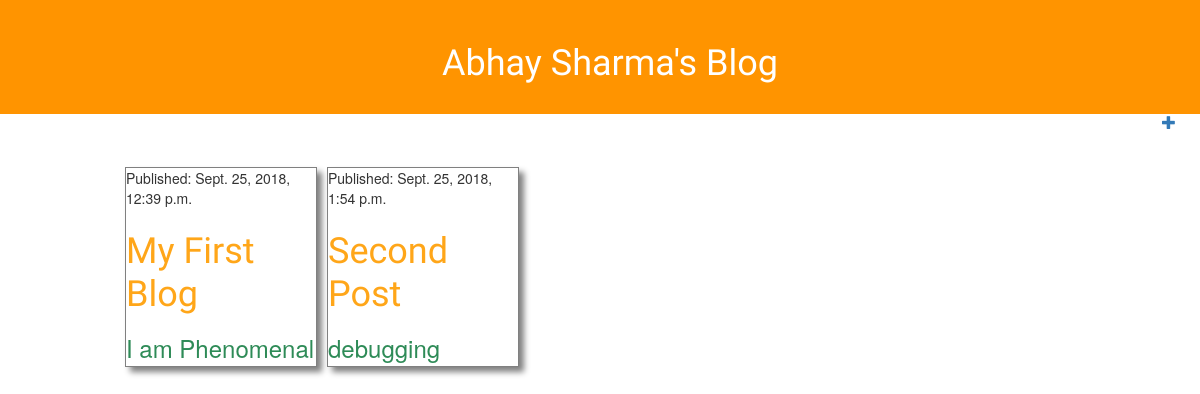
The page / on the database its author committed.
### blog/models.py (models this page shows, shortened)
class Post(models.Model):
    author = models.ForeignKey('auth.user',on_delete=models.CASCADE)
    post_title = models.CharField(max_length=1000)
    short_description = models.TextField(default="I  am  Phenomenal")
    post_body = models.TextField()
    published_date = models.DateTimeField(blank=True, null=True)
    created_date = models.DateTimeField(default=timezone.now)

### blog/views.py (the view)
# urls.py: path('',  views.post_list, name='post'),
def post_list(request):
    posts =Post.objects.filter(published_date__lte=timezone.now()).order_by('created_date')
    return render(request,'blog/index.html', {'posts': posts})

### blog/templates/blog/index.html (shortened to what this page needs)
{% extends 'blog/base.html' %}
{% load  static %}
  {% block heading %}
   <div id="Post">
       <h1 id="Page_title"><a href="/"><span id="blogt">Abhay Sharma's Blog</span></a></h1>
        </div>
  {% endblock %}
   {% block body %}
         <a href="{% url 'post_new' %}" class="top-menu"><span class="glyphicon glyphicon-plus" style="float: right;margin-right: 2%"></span></a>
        <div  id="main-box">
            {% for post in  posts %}
                <div  id="box">
                <div class="inbox">
                 <p id="date">Published: {{ post.published_date }}</p>
                <h1 id="title"><a href="{% url 'post_details' pk=post.pk%}">{{ post.post_title }}</a></h1>
                <h3 id="short-description">{{ post.short_description|linebreaksbr }}</h3>
                </div>
                </div>
            {% endfor %}
        </div>
    {% endblock %}

### blog/static/css/style.css (style rules this page uses)
body,html { margin: 0; padding: 0; }
h1 a { color: #FFa619; font-family: 'Lobster',sans-serif,'Ubuntu', 'Lucida Grande', 'Lucida Sans Unicode', 'Geneva', 'Verdana', sans-serif; }
#Post { background-color: #ff9400; margin-top: 0; padding: 20px 20px 20px 40px; }
#Page_title span { color:white!important; }
#Page_title { text-align: center; }
#main-box { width:80%; margin-left: 10%; margin-top: 4%; }
.inbox { width: 20%; height:200px; border: 1px solid grey; margin: 5px; background: white; box-shadow: 5px 5px 6px grey; }
#main-box .inbox { float: left; }
#short-description { color: seagreen; }

### rows shown on the page
Post: published_date "Sept. 25, 2018, 12:39 p.m.", post_title "My First Blog", short_description "I am Phenomenal"
Post: published_date "Sept. 25, 2018, 1:54 p.m.", post_title "Second Post", short_description "debugging"
